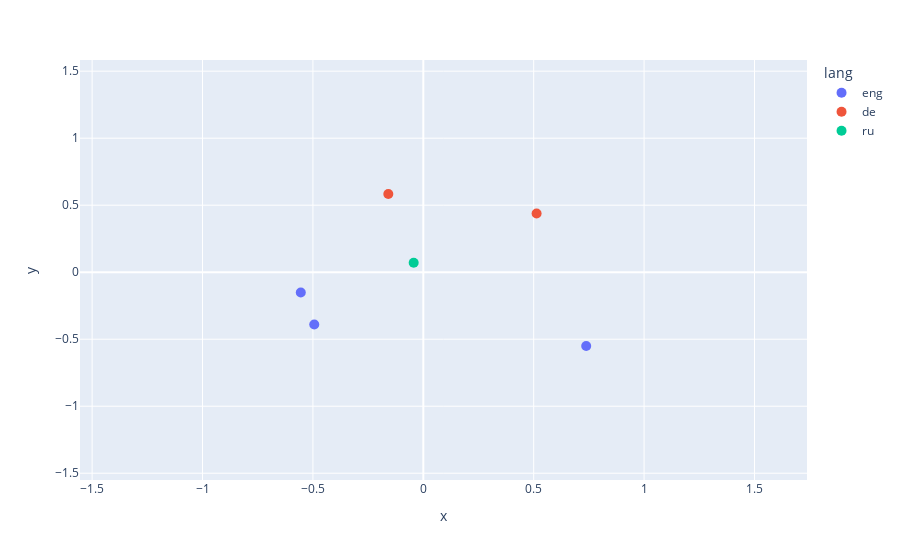

Notebook code cell kept with this figure:
### Code cell
pca = PCA(n_components=2)
min_embeddings = (pca.fit_transform(np.array(df_first_example['embeddings'].to_list())))
df_first_example['x'] = min_embeddings[:,0]
df_first_example['y'] = min_embeddings[:,1]

x_axis_range = [df_first_example['x'].min()-1, df_first_example['x'].max()+1]
y_axis_range = [df_first_example['y'].min()-1, df_first_example['y'].max()+1]

fig = px.scatter(df_first_example, y='y', x='x',range_x=x_axis_range, range_y=y_axis_range,  hover_data=['sentence'], color='lang')
fig.update_traces(marker_size=10)
fig.show()

### Figure 1 — Plotly figure (JSON) as saved in the notebook; plotly's stock layout.template omitted (floating-point values rounded to 4 significant figures)
{"data": [{"customdata": [["The number PI has infinite decimal places and beginns with 3"], ["To calculate geometrical aspects of circles you need to use a special irrational number"], ["The weather in nuremberg is very bad, as expected"]], "hovertemplate": "lang=eng<br>x=%{x}<br>y=%{y}<br>sentence=%{customdata[0]}<extra></extra>", "legendgroup": "eng", "marker": {"color": "#636efa", "size": 10, "symbol": "circle"}, "mode": "markers", "name": "eng", "orientation": "v", "showlegend": true, "type": "scatter", "x": [-0.5549, -0.4939, 0.7378], "xaxis": "x", "y": [-0.1514, -0.3907, -0.5505], "yaxis": "y"}, {"customdata": [["Die Zahl PI hat unendlich Nachkommastellen und beginnt mit 3"], ["Das Wetter in Nürnberg ist wie erwartet, sehr schlecht"]], "hovertemplate": "lang=de<br>x=%{x}<br>y=%{y}<br>sentence=%{customdata[0]}<extra></extra>", "legendgroup": "de", "marker": {"color": "#EF553B", "size": 10, "symbol": "circle"}, "mode": "markers", "name": "de", "orientation": "v", "showlegend": true, "type": "scatter", "x": [-0.1585, 0.5131], "xaxis": "x", "y": [0.5834, 0.4381], "yaxis": "y"}, {"customdata": [["Чтобы вычислить геометрические аспекты окружностей, нужно использовать специальное иррациональное число"]], "hovertemplate": "lang=ru<br>x=%{x}<br>y=%{y}<br>sentence=%{customdata[0]}<extra></extra>", "legendgroup": "ru", "marker": {"color": "#00cc96", "size": 10, "symbol": "circle"}, "mode": "markers", "name": "ru", "orientation": "v", "showlegend": true, "type": "scatter", "x": [-0.04362], "xaxis": "x", "y": [0.07106], "yaxis": "y"}], "layout": {"legend": {"title": {"text": "lang"}, "tracegroupgap": 0}, "margin": {"t": 60}, "xaxis": {"anchor": "y", "domain": [0, 1], "range": [-1.555, 1.738], "title": {"text": "x"}}, "yaxis": {"anchor": "x", "domain": [0, 1], "range": [-1.551, 1.583], "title": {"text": "y"}}}}
